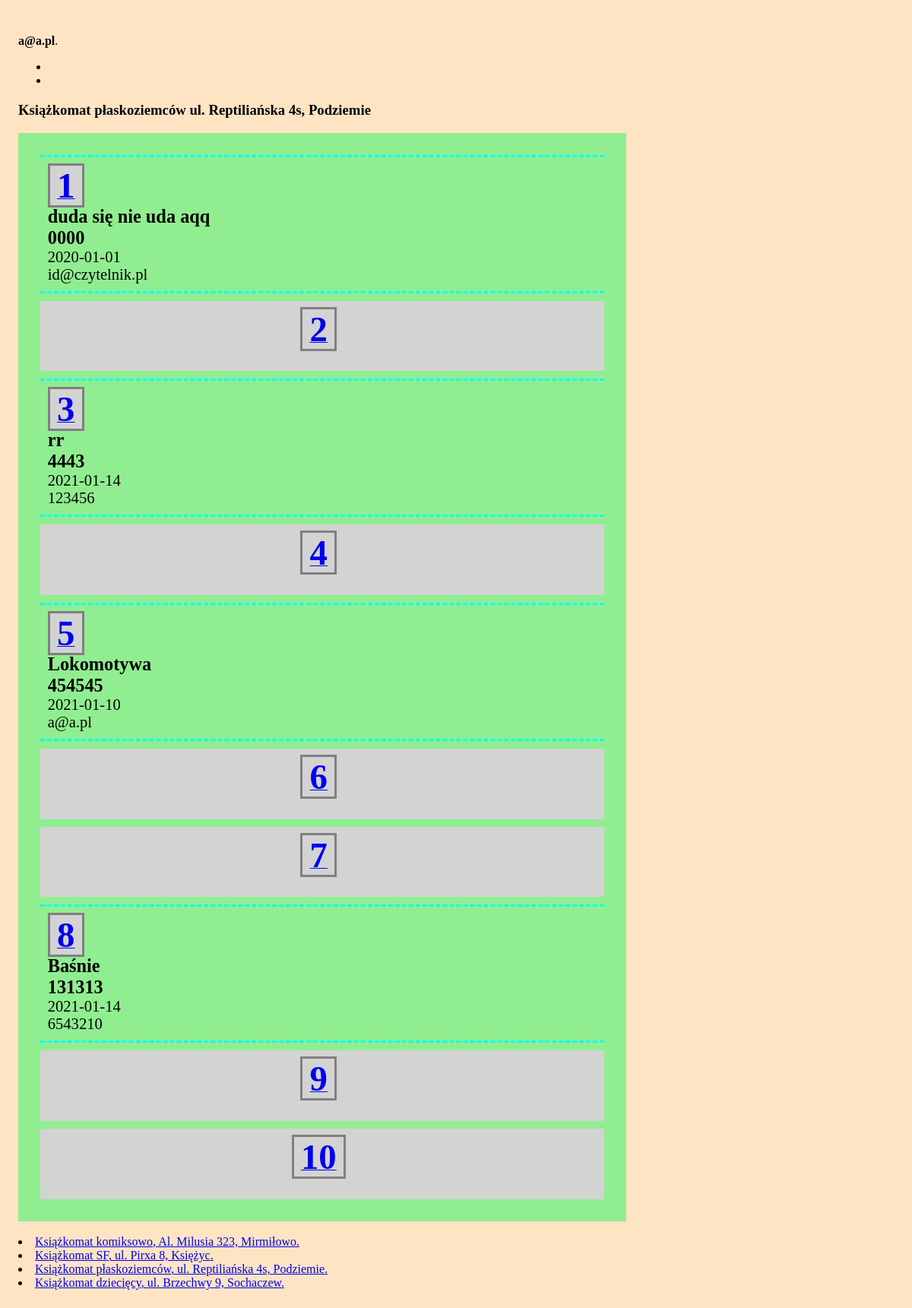
The page /machine.php?id=16 (signed in) on the database its author committed.
### tables this page shows
CREATE TABLE "unit" (
    "unit_id" INTEGER PRIMARY KEY AUTOINCREMENT NOT NULL,
    "unit_name" TEXT,
    "unit_address" TEXT,
    "number_columns" INTEGER,
    "number_box" INTEGER
);

CREATE TABLE "user" (
    "id" INTEGER PRIMARY KEY AUTOINCREMENT NOT NULL,
    "date_insertion" DATETIME,
    "title" TEXT,
    "access_code" TEXT,
    "user_id" INTEGER,
    "box_nr" INTEGER,
    "unit_id" INTEGER
);

### machine.php (the view, shortened to what this page needs)
<?php
require 'config.php';
$db = new MyDB($dbfile);
$selected_unit = filter_input(INPUT_GET, 'id', FILTER_VALIDATE_INT);
$stm = $db->query("SELECT unit_id, unit_name, unit_address, number_box FROM unit");
while ($row = $stm->fetchArray(1)) {
    $unit_id = $row['unit_id'];
    $unit_name = $row['unit_name'];
    $unit_address = $row['unit_address'];
    $unit = "<li><a href=\"?id=$unit_id\">$unit_name, $unit_address.</a></li>";
    $all_units .= $unit;
}
function selected_machine($db, $selected_unit, $info)
{
    $unit_name = "";
    $unit_address = "";
    $number_box = "";
    $stm = $db->prepare("SELECT * from unit where unit_id = :unit_id");
    $stm->bindValue(':unit_id', $selected_unit);
    $score = $stm->execute();
    while ($row = $score->fetchArray(1)) {
        $unit_name = $row['unit_name'];
        $unit_address = $row['unit_address'];
        $number_columns = $row['number_columns'];
        $number_box = $row['number_box'];
    };
    $numbox = 1;
    $k = 1;
    $r = 0;
    $drawing_start = "\n<div  class=\"edycja\">\n";
    $drawing_body = "";
    while ($numbox <= $number_box) {
        $stm = $db->prepare("SELECT unit_name, unit_address from unit where unit_id = :unit_id");
        $stm->bindValue(':unit_id', $selected_unit);
        $score = $stm->execute();
        while ($row = $score->fetchArray(1)) {
            $unit_name = $row['unit_name'];
            $unit_address = $row['unit_address'];
        };
        $stm_box = $db->prepare("SELECT * from user where box_nr = :numbox and unit_id = :unit_id");
        $stm_box->bindValue(':numbox', $numbox);
        $stm_box->bindValue(':unit_id', $selected_unit);
        $score_box = $stm_box->execute();
        $date_insertion = "";
        $title = "";
        $access_code = "";
        $user_id = "";
        while ($row_box = $score_box->fetchArray(1)) {
            $date_insertion = $row_box['date_insertion'];
            $title = $row_box['title'];
            $access_code = $row_box['access_code'];
            $user_id = $row_box['user_id'];
        };
        $box_full = "";
        if (strlen($date_insertion) > 1) {
            $single_box = "<div class=\"machine-box pelna  \">
        <div class=\"\"><a href=\"edit-box.php?box=$numbox&id=$selected_unit\"><span class=\"box-number\">$numbox</span></a>
        $box_full</div><a href=\"edit-box.php?box=$numbox&id=$selected_unit\" class=\"decoration-none\">
        <div>" . $info['book_title'] . " <span class=\"main-data\">$title</span>
        </div>
        <div>" . $info['lockbox_code'] . " <span class=\"main-data\">$access_code</span></div>
        <div>" . $info['date_emptying'] . " <span class=\"highlighted-description\">$date_insertion</span></div>
        <div>" . $info['reader_id'] . " <span class=\"highlighted-description\">$user_id</span></div>
        </a>\n</div>";
        } else {
            $single_box = "<div class=\"grid-item pusta\">
        <div class=\"\"><a href=\"edit-box.php?box=$numbox&id=$selected_unit\"><span class=\"box-number\">$numbox</span></a>
        $box_full<p class=\"alert\"><a href=\"edit-box.php?box=$numbox&id=$selected_unit\">" . $info['box_empty'] . "</a></p>
        </div>\n</div>";
        }
        $drawing_body = $drawing_body . " $single_box  ";
        if ($k < $number_columns) {
            $k++;
            $r++;
        } else {
            $k = 1;
            $drawing_body = $drawing_body . "";
        }
        $numbox++;
    }
    $drawing_stop = "</div>\n";
    $drawing_selected_machine = $drawing_start . $drawing_body . $drawing_stop;
    $unit_info = array($drawing_selected_machine, $unit_name, $unit_address);
    return $unit_info;
}
$unit_info = selected_machine($db, $selected_unit, $info);
$select_machine = $unit_info[1] . " " . $unit_info[2];
$all_units_after = "";
if (is_int($selected_unit)) {
    $unit_template = $unit_info[0];
    $all_units_after = $all_units;
} else {
    $select_machine = $info['select_machine'];
    $unit_template = "";
    $select_machine_after = "";
}
echo $page_head . "\n\t\t<title>" . $info['machine_title']; ?></title>
</head>
<body>
    <?php
    if (isset($_SESSION["name"])) {
    ?>
        <header class="page-header">
            <?php echo $info['admin_login_info'] . " <b>" . $_SESSION['name']; ?></b>.<br>
        </header>
        <nav>
            <ul>
                <li><?php echo $info['admin_logout']; ?></li>
                <li><?php echo $info['admin_page']; ?></li>
            </ul>
        </nav>
        <main role="main">
            <section>
                <h3 class=""><?php echo $select_machine; ?></h3>
            </section>
            <section>
                <h3 class=""><?php echo $unit_template;  ?></h3>
                <?php echo $all_units_after; ?>
            </section>
        </main>
    <?php
    } else {
        echo '<header class="page-header">
        <h1>' . $info["machine_message"] . '</h1>
        <h2><a href="login.php">' . $info["login_first"] . '</a></h2>
    </header>';
    }
    ?>
</body>
</html>

### style.css (style rules this page uses)
.grid-item { padding: 10px; margin: 10px; text-align: center; }
.pelna { background: lightgreen; color: black; }
.pusta { background: lightgray; color: black; }
.main-data { font-weight: bold; font-size: 1.3em; }
.highlighted-description { font-weight: normal; font-size: 1.1em; color: #000; }
.box-number { font-size: 2.5em; font-weight: bold; border-color: gray; background-color: lightgray; border-style: solid; margin-right: .2em; padding-left: 0.2em; padding-right: .2em; }
.machine-box { padding: 10px; margin: 10px; border-bottom: aqua; border-top: aqua; border-top-style: dashed; border-bottom-style: dashed; }
.decoration-none { text-decoration: none; color: black; }
.edycja { background: lightgreen; color: black; padding: 1em; margin-bottom: 1em; }
body { padding: 1em; background-color: bisque; max-width: 800px; }

### rows shown on the page
unit: select_machine "Książkomat płaskoziemców ul. Reptiliańska 4s, Podziemie", unit_name "Książkomat płaskoziemców", unit_address "ul. Reptiliańska 4s, Podziemie"
user: title "duda się nie uda aqq", access_code "0000", date_insertion "2020-01-01", user "id@czytelnik.pl"
user: title "rr", access_code "4443", date_insertion "2021-01-14", user "123456"
user: title "Lokomotywa", access_code "454545", date_insertion "2021-01-10", user "a@a.pl"
user: title "Baśnie", access_code "131313", date_insertion "2021-01-14", user "6543210"
unit: unit_name "Książkomat komiksowo", unit_address "Al. Milusia 323, Mirmiłowo"
unit: unit_name "Książkomat SF", unit_address "ul. Pirxa 8, Księżyc"
unit: unit_name "Książkomat dziecięcy", unit_address "ul. Brzechwy 9, Sochaczew"

### other values the page prints
$_SESSION['name'] "a@a.pl"
